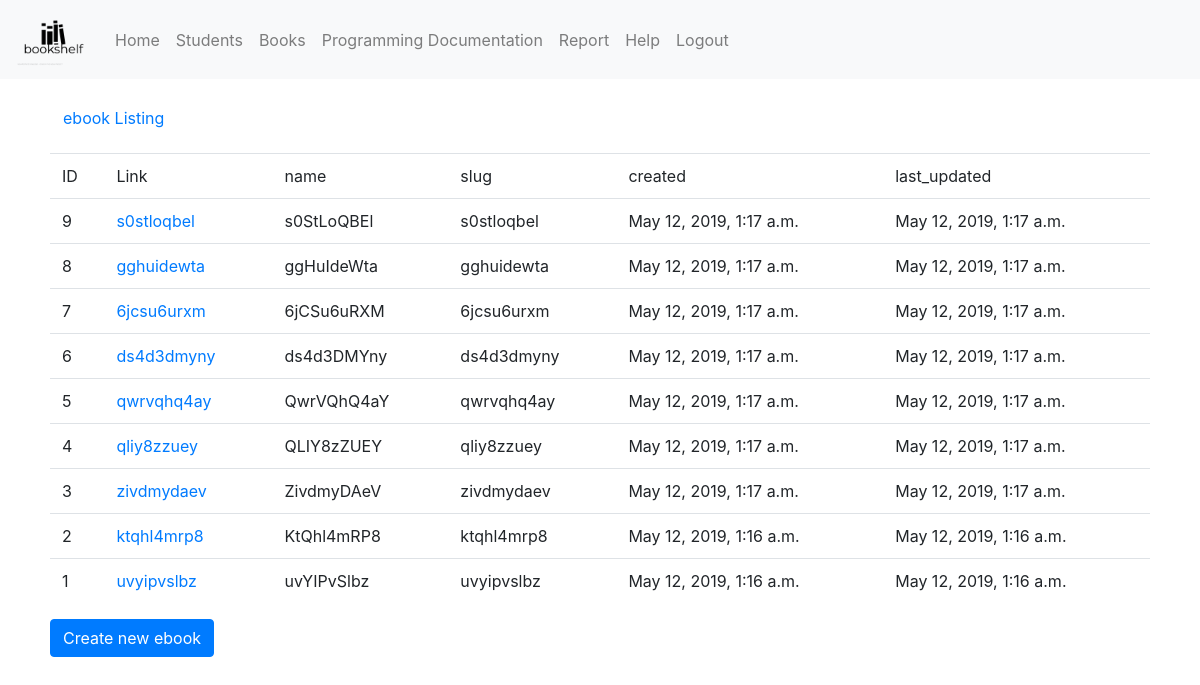
The page /fbla_admin/ebook/ (signed in) on the database its author committed.
### fbla_admin/models.py (models this page shows, shortened)
class ebook(models.Model):
    name = models.CharField(max_length=255, verbose_name="Claim Code", unique=True)
    slug = extension_fields.AutoSlugField(populate_from='name', blank=True)
    created = models.DateTimeField(auto_now_add=True, editable=False)
    last_updated = models.DateTimeField(auto_now=True, editable=False)
    check_out_student = models.ForeignKey(
        'fbla_admin.student',
        on_delete=models.CASCADE, related_name="students",
        blank=True,
        null=True
    )
    book_id = models.ForeignKey(
        'fbla_admin.book',
        on_delete=models.CASCADE, related_name="books",
    )
    class Meta:
        ordering = ('-created',)
    def __str__(self):
        return u'%s' % self.slug
    def get_absolute_url(self):
        return reverse('fbla_admin_ebook_detail', args=(self.slug,))

### fbla_admin/views.py (the view)
# urls.py: path('fbla_admin/ebook/', login_required(views.ebookListView.as_view()), name='fbla_admin_ebook_list'),
class ebookListView(ListView):
    model = ebook

### fbla_admin/templates/fbla_admin/ebook_list.html
{% extends "base.html" %}
{% load static %}
{% block content %}
<p><a class="btn btn-default" href="{% url 'fbla_admin_ebook_list' %}">ebook Listing</a></p>
<table class="table">
<tr>
<td>ID</td><td>Link</td>
    <td>name</td>
    <td>slug</td>
    <td>created</td>
    <td>last_updated</td>
</tr>
{% for object in object_list %}
<tr>
    <td>{{object.pk}}</td>
    <td><a href="{{object.get_absolute_url}}">{{object}}</a></td>
    <td>{{ object.name }}</td>
    <td>{{ object.slug }}</td>
    <td>{{ object.created }}</td>
    <td>{{ object.last_updated }}</td>
</tr>
{% endfor %}
</table><a class="btn btn-primary" href="{% url 'fbla_admin_ebook_create' %}">Create new ebook</a>
{% endblock %}

### rows shown on the page
ebook: pk "9", slug "s0stloqbel", name "s0StLoQBEl", created "May 12, 2019, 1:17 a.m.", last_updated "May 12, 2019, 1:17 a.m."
ebook: pk "8", slug "gghuidewta", name "ggHuIdeWta", created "May 12, 2019, 1:17 a.m.", last_updated "May 12, 2019, 1:17 a.m."
ebook: pk "7", slug "6jcsu6urxm", name "6jCSu6uRXM", created "May 12, 2019, 1:17 a.m.", last_updated "May 12, 2019, 1:17 a.m."
ebook: pk "6", slug "ds4d3dmyny", name "ds4d3DMYny", created "May 12, 2019, 1:17 a.m.", last_updated "May 12, 2019, 1:17 a.m."
ebook: pk "5", slug "qwrvqhq4ay", name "QwrVQhQ4aY", created "May 12, 2019, 1:17 a.m.", last_updated "May 12, 2019, 1:17 a.m."
ebook: pk "4", slug "qliy8zzuey", name "QLIY8zZUEY", created "May 12, 2019, 1:17 a.m.", last_updated "May 12, 2019, 1:17 a.m."
ebook: pk "3", slug "zivdmydaev", name "ZivdmyDAeV", created "May 12, 2019, 1:17 a.m.", last_updated "May 12, 2019, 1:17 a.m."
ebook: pk "2", slug "ktqhl4mrp8", name "KtQhl4mRP8", created "May 12, 2019, 1:16 a.m.", last_updated "May 12, 2019, 1:16 a.m."
ebook: pk "1", slug "uvyipvslbz", name "uvYIPvSlbz", created "May 12, 2019, 1:16 a.m.", last_updated "May 12, 2019, 1:16 a.m."
